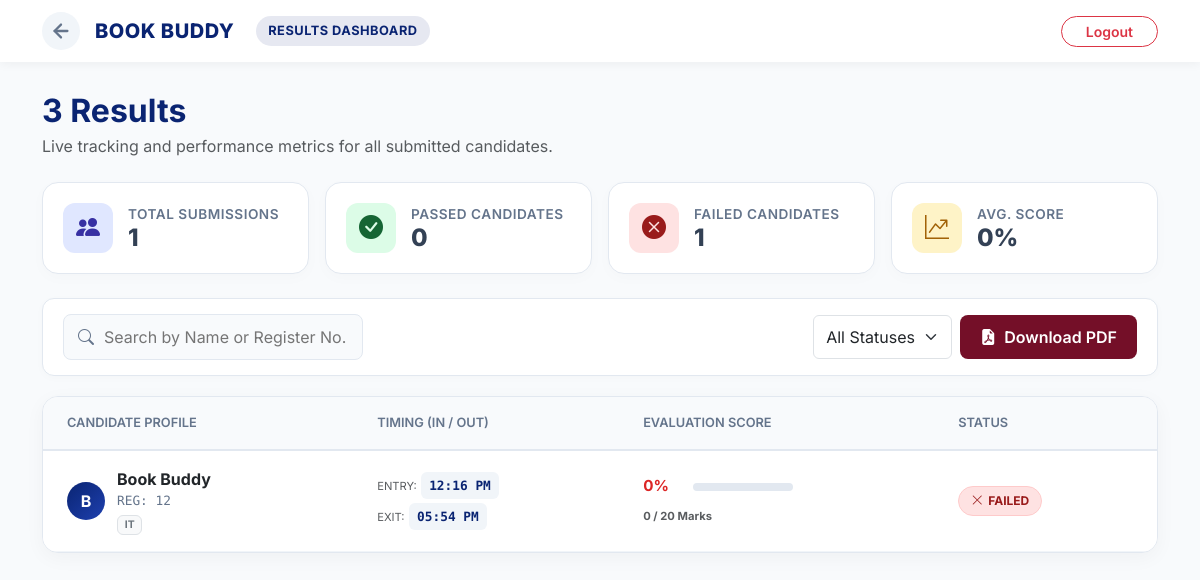
Before: /admin/test-results/6 (signed in) with the older database file.
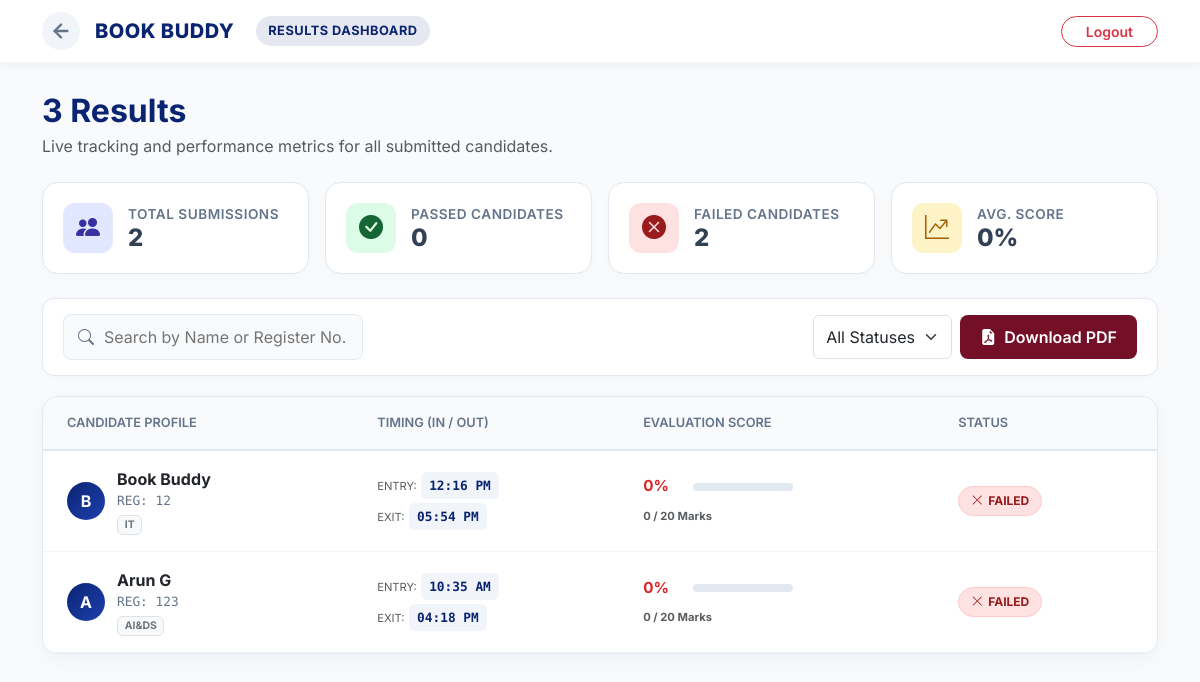
After: the same page with the newer database file.
### app.py (models this page shows)
class TestResult(db.Model):
    id = db.Column(db.Integer, primary_key=True)
    student_id = db.Column(db.Integer, db.ForeignKey('student.id'), nullable=False)
    test_id = db.Column(db.Integer, db.ForeignKey('test_maintain.id'), nullable=False)
    total_marks_obtained = db.Column(db.Integer, default=0)
    total_marks_possible = db.Column(db.Integer, default=0)
    percentage = db.Column(db.Float, default=0)
    status = db.Column(db.String(20), default='attempted')
    entry_time = db.Column(db.DateTime, default=db.func.current_timestamp())
    exit_time = db.Column(db.DateTime)
    submitted_at = db.Column(db.DateTime, default=db.func.current_timestamp())
    student = db.relationship('Student', backref='test_results')
    test = db.relationship('Testmaintain', backref='results')

class Student(UserMixin, db.Model):
    id = db.Column(db.Integer, primary_key=True)
    name = db.Column(db.String(50))
    register = db.Column(db.Integer)
    username = db.Column(db.String(15), unique=True)
    set_password = db.Column(db.String(100))
    verify_password = db.Column(db.String(100))
    department = db.Column(db.String(100))
    batch = db.Column(db.String(100))
    collage = db.Column(db.String(100))
    phone_no = db.Column(db.String(100))
    email = db.Column(db.String(60))
    approval = db.Column(db.Boolean, default=False)
    attend = db.Column(db.Boolean, default=False)

### app.py (the view)
@app.route('/admin/test-results/<int:test_id>')
@login_required
def test_results(test_id):
    test = Testmaintain.query.get_or_404(test_id)
    results = TestResult.query.filter_by(test_id=test_id).all()
    return render_template('admin_test_results.html', test=test, results=results)

### app.py (called while the page is built)
@login_manager.user_loader
def load_user(user_id):
    student = Student.query.get(int(user_id))
    if student:
        return student
    return User.query.get(int(user_id))

@app.context_processor
def inject_now():
    return {'now': datetime.now()}

### templates/admin_test_results.html (shortened to what the changed rows need)
<!DOCTYPE html>
<html lang="en">
<head>
    <link href="https://cdn.jsdelivr.net/npm/bootstrap@5.3.0/dist/css/bootstrap.min.css" rel="stylesheet">
    <link rel="stylesheet" href="https://cdn.jsdelivr.net/npm/bootstrap-icons@1.11.1/font/bootstrap-icons.css">
</head>
<body>
    <nav class="navbar sticky-top">
        <div class="container d-flex justify-content-between align-items-center">
            <div class="d-flex align-items-center">
                <a class="brand-wrapper" href="/admin">
                    <h2 class="brand-name d-none d-sm-block">BOOK BUDDY</h2>
                </a>
            </div>
        </div>
    </nav>
    <main class="container">
        <div class="mb-4">
            <h2 class="fw-bold mb-1" style="color: var(--brand-navy);">{{ test.test_title|default('Assessment') }} Results</h2>
        </div>
        <div class="row g-3 mb-4">
            <div class="col-6 col-md-3">
                <div class="summary-card">
                    <div class="summary-info">
                        <p>Total Submissions</p>
                        <h3>{{ results|length }}</h3>
                    </div>
                </div>
            </div>
            <div class="col-6 col-md-3">
                <div class="summary-card">
                    <div class="summary-info">
                        <p>Failed Candidates</p>
                        <h3>{{ results|selectattr('status', 'equalto', 'failed')|list|length }}</h3>
                    </div>
                </div>
            </div>
        </div>
        <div class="card table-card mb-5">
            <div class="table-responsive">
                <table id="resultsTable" class="table align-middle mb-0">
                    <thead>
                        <tr>
                            <th class="ps-4">Candidate Profile</th>
                            <th>Timing (In / Out)</th>
                            <th>Evaluation Score</th>
                            <th>Status</th>
                        </tr>
                    </thead>
                    <tbody id="tableBody">
                        {% for r in results %}
                        {% set score_class = 'score-high' if r.percentage >= 70 else ('score-med' if r.percentage >= 40 else 'score-low') %}
                        {% set row_status = 'Passed' if r.status == 'passed' else ('Failed' if r.status == 'failed' else 'Live') %}
                        <tr class="status-row" data-status="{{ row_status }}">
                            <td class="ps-4">
                                <div class="student-meta">
                                    <div class="avatar-box">{{ r.student.name[0]|upper if r.student else '?' }}</div>
                                    <div>
                                        <div class="fw-bold text-dark">{{ r.student.name if r.student else 'Unknown Student' }}</div>
                                        <div class="reg-no">REG: {{ r.student.register if r.student else 'N/A' }}</div>
                                        <div class="badge bg-light text-secondary border mt-1" style="font-size: 0.65rem;">{{ r.student.department if r.student else 'N/A' }}</div>
                                    </div>
                                </div>
                            </td>
                            <td>
                                <div class="d-flex flex-column gap-1">
                                    <div><small class="text-muted" style="font-size: 0.7rem; text-transform: uppercase;">Entry:</small> <span class="time-box">{{ r.entry_time.strftime('%I:%M %p') if r.entry_time else 'N/A' }}</span></div>
                                    {% if r.exit_time %}
                                        <div><small class="text-muted" style="font-size: 0.7rem; text-transform: uppercase;">Exit:</small> <span class="time-box">{{ r.exit_time.strftime('%I:%M %p') }}</span></div>
                                    {% else %}
                                        <div><small class="text-muted" style="font-size: 0.7rem; text-transform: uppercase;">Exit:</small> <span class="text-info small fst-italic">Currently Testing...</span></div>
                                    {% endif %}
                                </div>
                            </td>
                            <td>
                                {% if r.exit_time or r.status %}
                                    <div class="score-container {{ score_class }}">
                                        <span class="score-text">{{ "%.0f"|format(r.percentage) }}%</span>
                                        <div class="progress">
                                        </div>
                                    </div>
                                    <div class="mt-1">
                                        <small class="text-muted fw-bold" style="font-size: 0.7rem;">{{ r.total_marks_obtained }} / {{ r.total_marks_possible }} Marks</small>
                                    </div>
                                {% else %}
                                    <span class="text-muted small">Score pending...</span>
                                {% endif %}
                            </td>
                            <td class="pe-4">
                                {% if r.status == 'passed' %}
                                    <span class="status-badge status-passed"><i class="bi bi-check2-all"></i> Passed</span>
                                {% elif r.status == 'failed' %}
                                    <span class="status-badge status-failed"><i class="bi bi-x-lg"></i> Failed</span>
                                {% else %}
                                    <span class="status-badge status-live"><span class="pulse-dot"></span> Testing</span>
                                {% endif %}
                            </td>
                        </tr>
                        {% endfor %}
                    </tbody>
                </table>
            </div>
        </div>
    </main>
</body>
</html>

Changed rows visible on the page:
added TestResult: student "A", student "Arun G", student "123", student "AI&DS", entry_time "10:35 AM", exit_time "04:18 PM", percentage "0", total_marks_obtained "0", total_marks_possible "20", status "failed" (drawn)
Other visible differences:
{{ results|length }}: "1" → "2"
{{ results|selectattr('status', 'equalto', 'failed')|list|length }}: "1" → "2"
